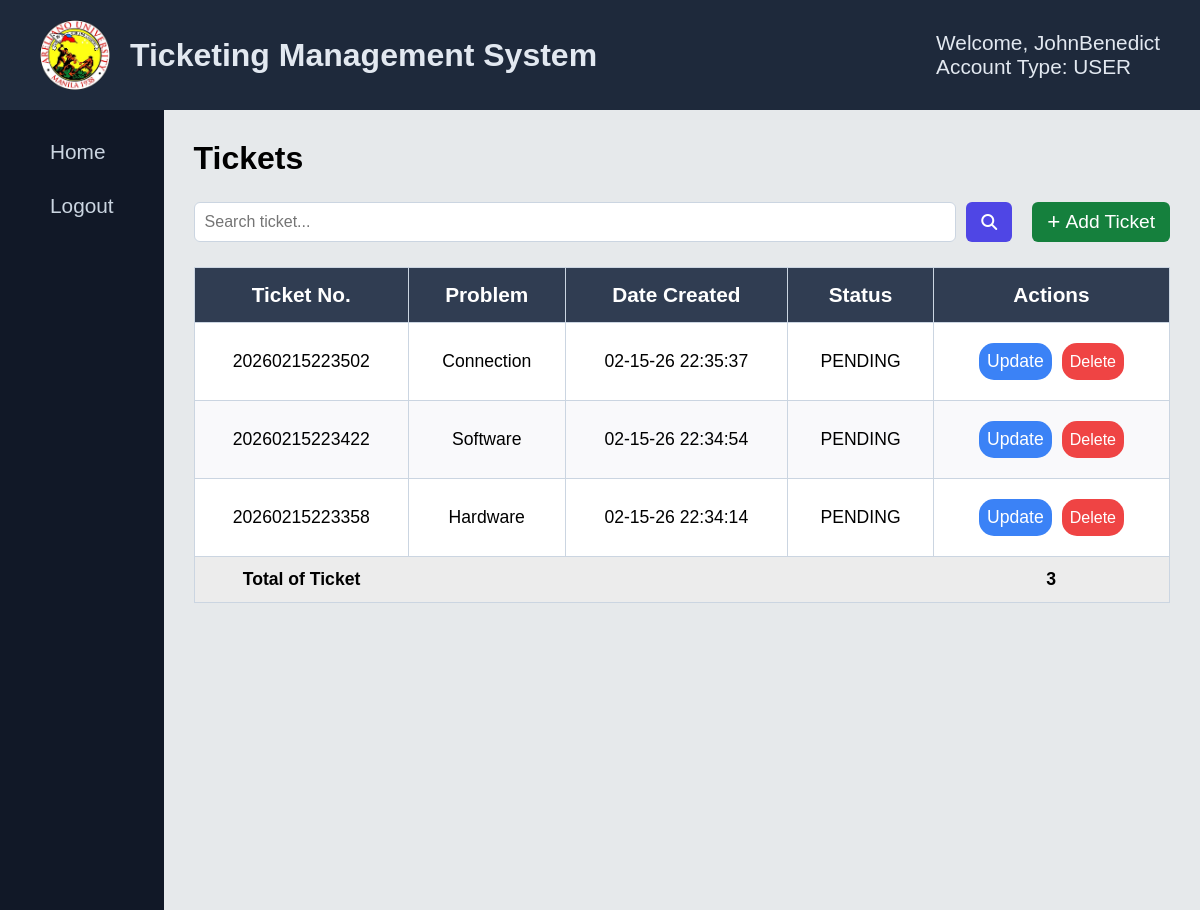
Page /ticket-management/ticket-management.php (signed in) on the committed database.
### tables this page shows
CREATE TABLE `tbltickets` (
  `ticket_number` varchar(100) NOT NULL,
  `problem` varchar(100) NOT NULL,
  `details` varchar(100) NOT NULL,
  `status` varchar(30) NOT NULL,
  `created_by` varchar(50) NOT NULL,
  `date_created` varchar(50) NOT NULL,
  `assigned_to` varchar(50) DEFAULT NULL,
  `date_assigned` varchar(50) DEFAULT NULL,
  `date_completed` varchar(50) DEFAULT NULL,
  `approved_by` varchar(50) DEFAULT NULL,
  `date_approved` varchar(50) DEFAULT NULL
);

### ticket-management/ticket-management.php (the view, shortened to what this page needs)
<?php
require_once("../config/config.php");
?>
<!DOCTYPE html>
<html lang="en">
<head>
    <link rel="stylesheet" href="https://cdnjs.cloudflare.com/ajax/libs/font-awesome/6.5.1/css/all.min.css">
    <link rel="stylesheet" href="../assets/css/notification.css">
    <link rel="stylesheet" href="../assets/css/ticket-style/main.css">
</head>
<body>
    <?php include("../includes/nav-sidebar.php");?>
        <div class="container">
            <form action="<?php echo htmlspecialchars($_SERVER['PHP_SELF'])?>" method="post">
                <h4>Tickets</h4>
                <div class="head-con">
                    <div class="searchdiv">
                        <input type="text" name="txtsearch" placeholder="Search ticket...">
                        <button type="submit" name="btnsearch" class="search-btn">
                            <i class="fa-solid fa-magnifying-glass"></i>
                        </button>
                    </div>
                    <div class="create-div">
                        <a href="./create-ticket.php" name="btncreate" class="create-btn">
                            <span style="margin-right: 5px; font-size: 1.4rem;">+</span><span class="mobile-block">Add Ticket</span>
                        </a>
                    </div>
                </div>
            <div class="table-div">
                <?php
                function buildtable($result) {
                    if (mysqli_num_rows($result) > 0) {
                        echo "<table>";
                        echo "<tr>";
                        echo "<th>Ticket No.</th><th>Problem</th><th>Date Created</th><th>Status</th><th>Actions</th>";
                        echo "</tr>";
                        while ($row = mysqli_fetch_array($result)) {
                            echo "<tr>";
                            echo "<td>" . $row['ticket_number'] . "</td>";
                            echo "<td>" . $row['problem'] . "</td>";
                            echo "<td>" . $row['date_created'] . "</td>";
                            echo "<td>" . $row['status'] . "</td>";
                            echo "<td class = 'actions'>";
                            echo "<a href = 'update-ticket.php?ticket_number=". $row['ticket_number']. "' class='update'>Update</a>";
                            echo "<button type='button'
                                    onclick=\"deleteModal('".$row['ticket_number']."')\"
                                    class='delete'>
                                    Delete
                                </button>";
                            echo "</td>";
                            echo "</tr>";
                        }
                        echo "<tr class='countTotal'>";
                        echo "<td>Total of Ticket</td>";
                        echo "<td colspan='3'></td>";
                        echo "<td>". mysqli_num_rows($result)."</td>";
                        echo "</tr>";
                        echo "</table>";
                    } else {
                        echo "No ticket found.";
                    }
                }
                if (isset($_POST['btnsearch'])) {
                    $sql = "SELECT * FROM tbltickets WHERE created_by = ? AND (ticket_number LIKE ? OR problem LIKE ? OR status LIKE ?) ORDER BY date_created DESC";
                    if ($stmt = mysqli_prepare($link, $sql)) {
                        $searchvalue = '%' . $_POST['txtsearch'] . '%';
                        mysqli_stmt_bind_param($stmt, "ssss", $_SESSION['username'], $searchvalue, $searchvalue, $searchvalue);
                        if (mysqli_stmt_execute($stmt)) {
                            $result = mysqli_stmt_get_result($stmt);
                            buildtable($result);
                        }
                    }
                } else {
                    $sql = "SELECT * FROM tbltickets WHERE created_by = ?  ORDER BY date_created DESC";
                    if ($stmt = mysqli_prepare($link, $sql)) {
                        mysqli_stmt_bind_param($stmt, "s", $_SESSION['username']);
                        if (mysqli_stmt_execute($stmt)) {
                            $result = mysqli_stmt_get_result($stmt);
                            buildtable($result);
                        }
                    }
                }
                ?>
            </div>
            </form>
        </div>
    </main>
          <?php include("./delete-ticket.php");?>
</body>
</html>

### includes/nav-sidebar.php (shortened to what this page needs)
<nav>
      <div class="usernav">
          <div class="nav-title">
              <img src="../assets/img/aulogo.png" alt="">
              <h4>Ticketing Management System</h4>
          </div>
          <?php
              if (isset($_SESSION['username'])) {
          ?>
              <div class="nav-user" >
                  <p>Welcome, <?php echo $_SESSION['username']?></p>
                  <p>Account Type: <?php echo $_SESSION['usertype']?> </p>
              </div>
          <?php } else {
                  header('location: ../login.php');
              }
          ?>
      </div>
  </nav>
  <main>
      <aside id="sidebar">
          <a href="../ticket-management/ticket-management.php">Home</a>
          <a href="../auth/logout.php">Logout</a>
      </aside>

### ticket-management/delete-ticket.php (shortened to what this page needs)
<link rel="stylesheet" href="../assets/css/ticket-style/delete.css">

### assets/css/ticket-style/main.css (style rules this page uses)
* { font-family: Arial, Helvetica, sans-serif; padding: 0; margin: 0; box-sizing: border-box; }
body { background-color: #e6e9eb; }
.container { padding: 30px 30px; width: 100%; height: 100%; }
form { display: flex; flex-direction: column; gap: 5px; width: 100%; max-width: 100%; }
form h4 { font-size: 2rem; }
.head-con { width: 100%; display: flex; padding: 20px 0px; gap: 20px; }
.searchdiv { display: flex; gap: 10px; flex: 1; }
.searchdiv input[type="text"] { flex: 1; padding: 10px; border-radius: 6px; border: 1px solid #CBD5E1; outline: none; font-size: 1rem; }
.search-btn i { font-size: 1rem; }
.search-btn { background-color: #4F46E5; border: none; border-radius: 6px; padding: 0 15px; color: white; cursor: pointer; display: flex; align-items: center; justify-content: center; font-size: 1rem; }
.create-btn { background-color: #15803d; border: none; text-decoration: none; border-radius: 6px; padding: 0 15px; height: 100%; color: white; cursor: pointer; display: flex; align-items: center; justify-content: center; font-size: 1.2rem; }
.table-div { overflow-x: auto; width: 100%; }
table { border: 1px solid #CBD5E1; border-collapse: collapse; background-color: white; width: 100%; -webkit-overflow-scrolling: touch; }
th { background-color: #303d52; color: white; padding: 15px 20px; font-size: 1.3rem; }
td { font-size: 1.1rem; padding: 15px 20px; }
th { background-color: #303d52; color: white; }
tr, th, td { border: 1px solid #CBD5E1; text-align: center; white-space: nowrap; }
tr:nth-child(odd) { background-color: #f9f9fb; }
.actions { display: flex; justify-content: center; }
.actions a, .actions button { text-decoration: none; color: white; }
.actions .update, .actions .delete { padding: 8px; margin: 5px; border-radius: 15px; cursor: pointer; }
.actions .update { background-color: #3B82F6; }
.actions .delete { background-color: #EF4444; font-size: 1rem; border: none; outline: none; }
td.actions { border: none; }
.countTotal td { border: none !important; background-color: #ececec; padding: 12px 14px; font-weight: 600; }
.countTotal td:last-child { font-weight: 700; text-align: center; }

### assets/css/ticket-style/delete.css (style rules this page uses)
form a { text-decoration: none; color: black; }

### includes/nav-sidebar.php (style rules this page uses)
html, body { height: 100%; margin: 0; }
nav { display: flex; font-size: 1rem; gap: 20px; background-color: #1E293B; color: #E2E8F0; padding: 20px; }
nav img { width: 70px; height: 70px; }
.usernav { display: flex; align-items: center; justify-content: space-between; width: 100%; padding: 0 20px; }
aside { display: flex; flex-direction: column; padding: 30px 50px; min-height: 100vh; gap: 30px; background-color: #111827; }
aside a { text-decoration: none; color: #CBD5E1; cursor: pointer; font-size: 1.3rem; }
main { display: flex; min-height: 100vh; }
.nav-title { display: flex; align-items: center; gap: 20px; }
.nav-title img { width: 70px; height: 70px; }
.nav-title h4 { font-size: 2rem; }
.nav-user { display: flex; flex-direction: column; font-size: 1.3rem; }

### rows in the picture
tbltickets: ticket_number "20260215223502", problem "Connection", date_created "02-15-26 22:35:37", status "PENDING"
tbltickets: ticket_number "20260215223422", problem "Software", date_created "02-15-26 22:34:54", status "PENDING"
tbltickets: ticket_number "20260215223358", problem "Hardware", date_created "02-15-26 22:34:14", status "PENDING"

### other values in the picture
$_SESSION['username'] "JohnBenedict"
$_SESSION['usertype'] "USER"
mysqli_num_rows($result) "3"
